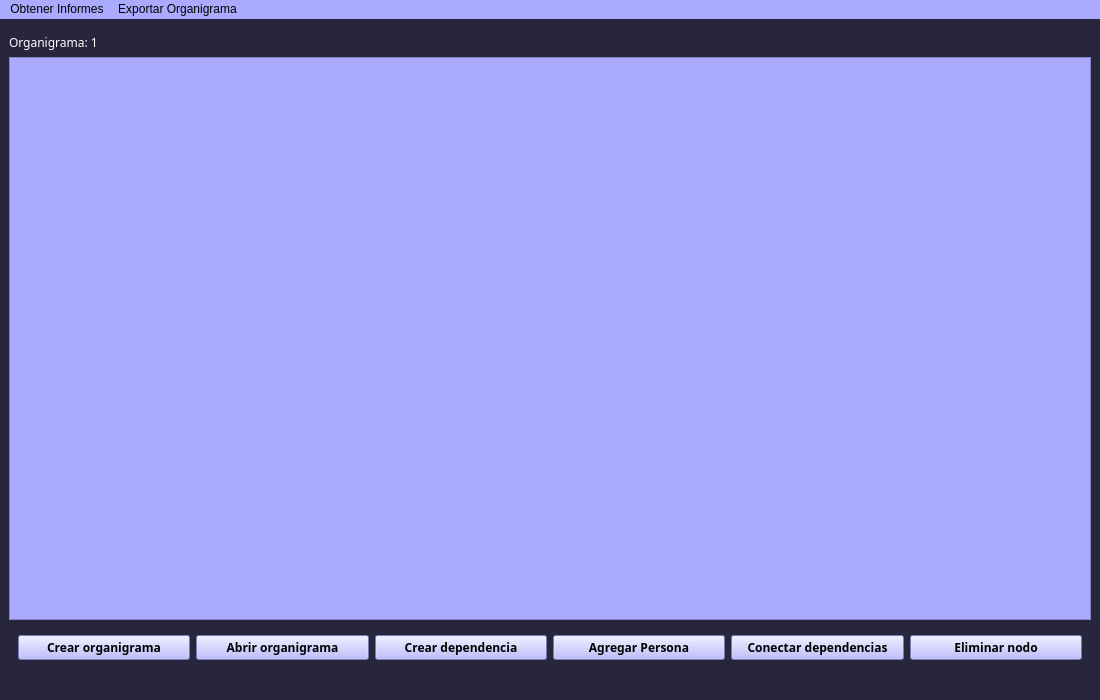
<?xml version="1.0" encoding="UTF-8"?>
<ui version="4.0">
 <class>MainWindow</class>
 <widget class="QMainWindow" name="MainWindow">
  <property name="geometry">
   <rect>
    <x>0</x>
    <y>0</y>
    <width>1100</width>
    <height>700</height>
   </rect>
  </property>
  <property name="minimumSize">
   <size>
    <width>1100</width>
    <height>700</height>
   </size>
  </property>
  <property name="windowTitle">
   <string>Organigrama</string>
  </property>
  <property name="styleSheet">
   <string notr="true">background-color:#27263c;
</string>
  </property>
  <widget class="QWidget" name="centralwidget">
   <layout class="QVBoxLayout" name="verticalLayout">
    <item alignment="Qt::AlignRight">
     <widget class="QWidget" name="widget_2" native="true">
      <property name="minimumSize">
       <size>
        <width>300</width>
        <height>0</height>
       </size>
      </property>
      <property name="maximumSize">
       <size>
        <width>500</width>
        <height>16777215</height>
       </size>
      </property>
      <widget class="QComboBox" name="comboBox">
       <property name="geometry">
        <rect>
         <x>9</x>
         <y>9</y>
         <width>150</width>
         <height>18</height>
        </rect>
       </property>
       <property name="minimumSize">
        <size>
         <width>150</width>
         <height>0</height>
        </size>
       </property>
       <property name="maximumSize">
        <size>
         <width>100</width>
         <height>150</height>
        </size>
       </property>
       <property name="font">
        <font>
         <weight>50</weight>
         <bold>false</bold>
        </font>
       </property>
       <property name="cursor">
        <cursorShape>PointingHandCursor</cursorShape>
       </property>
       <property name="styleSheet">
        <string notr="true">background:rgb(170, 170, 255);</string>
       </property>
       <item>
        <property name="text">
         <string>Atilio</string>
        </property>
       </item>
       <item>
        <property name="text">
         <string>Fer</string>
        </property>
       </item>
       <item>
        <property name="text">
         <string>Marce</string>
        </property>
       </item>
       <item>
        <property name="text">
         <string>Sotelo</string>
        </property>
       </item>
      </widget>
      <widget class="QPushButton" name="exportar_PDF">
       <property name="geometry">
        <rect>
         <x>165</x>
         <y>9</y>
         <width>150</width>
         <height>24</height>
        </rect>
       </property>
       <property name="minimumSize">
        <size>
         <width>150</width>
         <height>0</height>
        </size>
       </property>
       <property name="maximumSize">
        <size>
         <width>150</width>
         <height>16777215</height>
        </size>
       </property>
       <property name="font">
        <font>
         <family>Candara</family>
         <pointsize>9</pointsize>
         <weight>75</weight>
         <bold>true</bold>
        </font>
       </property>
       <property name="cursor">
        <cursorShape>PointingHandCursor</cursorShape>
       </property>
       <property name="styleSheet">
        <string notr="true">background:rgb(170, 170, 255);</string>
       </property>
       <property name="text">
        <string>Exportar a PDF</string>
       </property>
       <property name="icon">
        <iconset>
         <normaloff>../../../../../.designer/backup/disco-flexible.png</normaloff>../../../../../.designer/backup/disco-flexible.png</iconset>
       </property>
      </widget>
     </widget>
    </item>
    <item>
     <widget class="QLabel" name="label_organigrama">
      <property name="font">
       <font>
        <family>Candara</family>
       </font>
      </property>
      <property name="styleSheet">
       <string notr="true">color:white;</string>
      </property>
      <property name="text">
       <string>Organigrama: 1</string>
      </property>
     </widget>
    </item>
    <item>
     <widget class="QGraphicsView" name="qgv">
      <property name="styleSheet">
       <string notr="true">background:rgb(170, 170, 255);</string>
      </property>
     </widget>
    </item>
    <item>
     <widget class="QWidget" name="widget" native="true">
      <layout class="QHBoxLayout" name="horizontalLayout">
       <item>
        <widget class="QPushButton" name="crear_organigrama">
         <property name="minimumSize">
          <size>
           <width>100</width>
           <height>0</height>
          </size>
         </property>
         <property name="maximumSize">
          <size>
           <width>200</width>
           <height>16777215</height>
          </size>
         </property>
         <property name="font">
          <font>
           <family>Candara</family>
           <pointsize>9</pointsize>
           <weight>75</weight>
           <bold>true</bold>
          </font>
         </property>
         <property name="cursor">
          <cursorShape>PointingHandCursor</cursorShape>
         </property>
         <property name="styleSheet">
          <string notr="true">background:rgb(170, 170, 255);</string>
         </property>
         <property name="text">
          <string>Crear organigrama</string>
         </property>
         <property name="icon">
          <iconset>
           <normaloff>INTERFAZ/ICONOS/icons8-estructura-de-árbol-50.png</normaloff>INTERFAZ/ICONOS/icons8-estructura-de-árbol-50.png</iconset>
         </property>
         <property name="autoRepeat">
          <bool>false</bool>
         </property>
        </widget>
       </item>
       <item>
        <widget class="QPushButton" name="abrir_organigrama">
         <property name="minimumSize">
          <size>
           <width>100</width>
           <height>0</height>
          </size>
         </property>
         <property name="maximumSize">
          <size>
           <width>200</width>
           <height>16777215</height>
          </size>
         </property>
         <property name="font">
          <font>
           <family>Candara</family>
           <pointsize>9</pointsize>
           <weight>75</weight>
           <bold>true</bold>
          </font>
         </property>
         <property name="cursor">
          <cursorShape>PointingHandCursor</cursorShape>
         </property>
         <property name="styleSheet">
          <string notr="true">background:rgb(170, 170, 255);</string>
         </property>
         <property name="text">
          <string>Abrir organigrama</string>
         </property>
         <property name="icon">
          <iconset>
           <normaloff>INTERFAZ/ICONOS/icons8-abrir-carpeta-50.png</normaloff>INTERFAZ/ICONOS/icons8-abrir-carpeta-50.png</iconset>
         </property>
        </widget>
       </item>
       <item>
        <widget class="QPushButton" name="crear_dependencia">
         <property name="minimumSize">
          <size>
           <width>100</width>
           <height>0</height>
          </size>
         </property>
         <property name="maximumSize">
          <size>
           <width>200</width>
           <height>16777215</height>
          </size>
         </property>
         <property name="font">
          <font>
           <family>Candara</family>
           <pointsize>9</pointsize>
           <weight>75</weight>
           <bold>true</bold>
          </font>
         </property>
         <property name="cursor">
          <cursorShape>PointingHandCursor</cursorShape>
         </property>
         <property name="styleSheet">
          <string notr="true">background:rgb(170, 170, 255);</string>
         </property>
         <property name="text">
          <string>Crear dependencia</string>
         </property>
         <property name="icon">
          <iconset>
           <normaloff>INTERFAZ/ICONOS/icons8-computadoras-conectando-30.png</normaloff>INTERFAZ/ICONOS/icons8-computadoras-conectando-30.png</iconset>
         </property>
        </widget>
       </item>
       <item>
        <widget class="QPushButton" name="agregar_persona">
         <property name="maximumSize">
          <size>
           <width>200</width>
           <height>16777215</height>
          </size>
         </property>
         <property name="font">
          <font>
           <family>Candara</family>
           <pointsize>9</pointsize>
           <weight>75</weight>
           <bold>true</bold>
          </font>
         </property>
         <property name="cursor">
          <cursorShape>PointingHandCursor</cursorShape>
         </property>
         <property name="styleSheet">
          <string notr="true">background:rgb(170, 170, 255);</string>
         </property>
         <property name="text">
          <string>Agregar Persona</string>
         </property>
         <property name="icon">
          <iconset>
           <normaloff>INTERFAZ/ICONOS/icons8-cliente-100.png</normaloff>INTERFAZ/ICONOS/icons8-cliente-100.png</iconset>
         </property>
        </widget>
       </item>
       <item>
        <widget class="QPushButton" name="conectar_dependencia">
         <property name="minimumSize">
          <size>
           <width>100</width>
           <height>0</height>
          </size>
         </property>
         <property name="maximumSize">
          <size>
           <width>200</width>
           <height>16777215</height>
          </size>
         </property>
         <property name="font">
          <font>
           <family>Candara</family>
           <pointsize>9</pointsize>
           <weight>75</weight>
           <bold>true</bold>
          </font>
         </property>
         <property name="cursor">
          <cursorShape>PointingHandCursor</cursorShape>
         </property>
         <property name="styleSheet">
          <string notr="true">background:rgb(170, 170, 255);</string>
         </property>
         <property name="text">
          <string>Conectar dependencias</string>
         </property>
         <property name="icon">
          <iconset>
           <normaloff>INTERFAZ/ICONOS/icons8-conectar-50.png</normaloff>INTERFAZ/ICONOS/icons8-conectar-50.png</iconset>
         </property>
        </widget>
       </item>
       <item>
        <widget class="QPushButton" name="eliminar_nodo">
         <property name="minimumSize">
          <size>
           <width>110</width>
           <height>0</height>
          </size>
         </property>
         <property name="maximumSize">
          <size>
           <width>200</width>
           <height>16777215</height>
          </size>
         </property>
         <property name="font">
          <font>
           <family>Candara</family>
           <pointsize>9</pointsize>
           <weight>75</weight>
           <bold>true</bold>
          </font>
         </property>
         <property name="cursor">
          <cursorShape>PointingHandCursor</cursorShape>
         </property>
         <property name="styleSheet">
          <string notr="true">background:rgb(170, 170, 255);</string>
         </property>
         <property name="text">
          <string>Eliminar nodo</string>
         </property>
         <property name="icon">
          <iconset>
           <normaloff>INTERFAZ/ICONOS/icons8-eliminar-24.png</normaloff>INTERFAZ/ICONOS/icons8-eliminar-24.png</iconset>
         </property>
        </widget>
       </item>
      </layout>
     </widget>
    </item>
   </layout>
  </widget>
  <widget class="QMenuBar" name="menubar">
   <property name="geometry">
    <rect>
     <x>0</x>
     <y>0</y>
     <width>1100</width>
     <height>21</height>
    </rect>
   </property>
   <property name="styleSheet">
    <string notr="true">background:rgb(170, 170, 255);</string>
   </property>
   <widget class="QMenu" name="menuInformes">
    <property name="toolTip">
     <string extracomment="Genera los informes..."/>
    </property>
    <property name="toolTipDuration">
     <number>-1</number>
    </property>
    <property name="layoutDirection">
     <enum>Qt::RightToLeft</enum>
    </property>
    <property name="title">
     <string>Obtener Informes</string>
    </property>
    <addaction name="actionInforme_por_dependencia"/>
    <addaction name="actionPersonal_por_Dependencia_extendido"/>
    <addaction name="actionSalario_por_Dependencia"/>
    <addaction name="actionSalario_por_Dependencia_extendido"/>
   </widget>
   <widget class="QMenu" name="menuGuarda_como">
    <property name="title">
     <string>Exportar Organigrama</string>
    </property>
    <addaction name="action_PDF"/>
    <addaction name="action_IMAGEN"/>
   </widget>
   <addaction name="menuInformes"/>
   <addaction name="menuGuarda_como"/>
  </widget>
  <widget class="QStatusBar" name="statusbar"/>
  <action name="actionhola">
   <property name="text">
    <string>hola</string>
   </property>
  </action>
  <action name="actionhola2">
   <property name="text">
    <string>hola2</string>
   </property>
  </action>
  <action name="actionInforme_por_dependencia">
   <property name="text">
    <string>Personal por Dependencia</string>
   </property>
  </action>
  <action name="actionPersonal_por_Dependencia_extendido">
   <property name="text">
    <string>Personal por Dependencia extendido</string>
   </property>
  </action>
  <action name="actionSalario_por_Dependencia">
   <property name="text">
    <string>Salario por Dependencia</string>
   </property>
  </action>
  <action name="actionSalario_por_Dependencia_extendido">
   <property name="text">
    <string>Salario por Dependencia extendido</string>
   </property>
  </action>
  <action name="action_PDF">
   <property name="text">
    <string>Como PDF</string>
   </property>
  </action>
  <action name="action_IMAGEN">
   <property name="text">
    <string>Como IMAGEN</string>
   </property>
  </action>
 </widget>
 <resources/>
 <connections/>
</ui>
